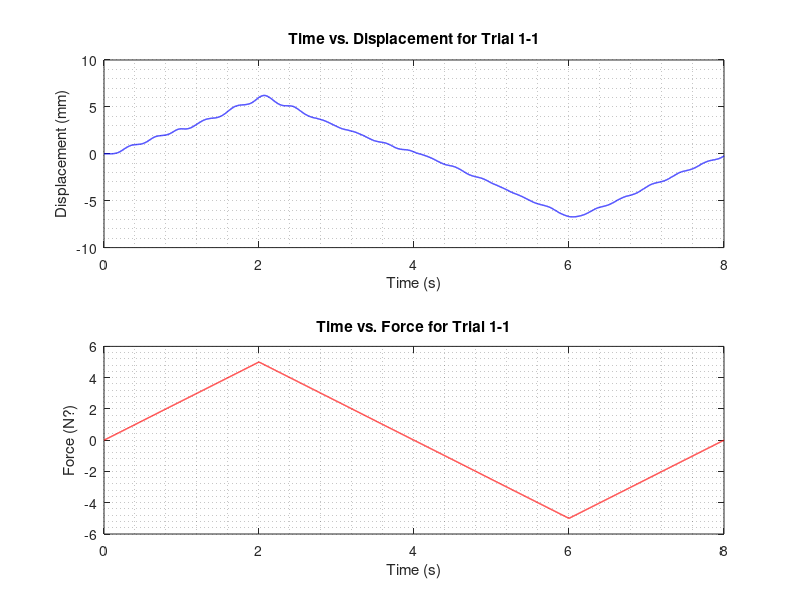

The MATLAB script that drew this image: (Note: this script raises an error after producing the figure.)
clear all
close all
clc

% ----------------------------------------------------

% 24-452 MSE Spring 2025 Group B3 
% LAB 1 - Rectilinear - Experiment 1
fprintf('\n24-452 MSE Lab 1');

% ----------------------------------------------------

data = textread('test1_1.txt','','headerlines',22);
time = data(:,1);
force = data(:,2);
disp = data(:,3);

hold on
figure(1)

% Time vs. Displacement
subplot(2,1,1)
plot(time, disp,'LineWidth',1,'Color','b')
title('Time vs. Displacement for Trial 1-1')
xlabel('Time (s)')
ylabel('Displacement (mm)')
grid minor

% Time vs. Force
subplot(2,1,2)
plot(time,force,'LineWidth',1,'Color','r')
title('Time vs. Force for Trial 1-1')
xlabel('Time (s)')
ylabel('Force (N?)')
grid minor

hold off

curveFitter(force, disp)
% ----------------------------------------------------
data = textread('test1_2.txt','','headerlines',22);
time2 = data(:,1);
force2 = data(:,2);
disp2 = data(:,3);

curveFitter(force2, disp2)
% ----------------------------------------------------
data = textread('test1_3.txt','','headerlines',22);
time3 = data(:,1);
force3 = data(:,2);
disp3 = data(:,3);

curveFitter(force3, disp3)
% ----------------------------------------------------
data = textread('test1_4.txt','','headerlines',22);
time4 = data(:,1);
force4 = data(:,2);
disp4 = data(:,3);

curveFitter(force4, disp4)
% ----------------------------------------------------
data = textread('test1_5.txt','','headerlines',22);
time5 = data(:,1);
force5 = data(:,2);
disp5 = data(:,3);

curveFitter(force5, disp5)

